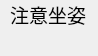
<?xml version="1.0" encoding="UTF-8"?>
<ui version="4.0">
 <class>Popup</class>
 <widget class="QWidget" name="Popup">
  <property name="geometry">
   <rect>
    <x>0</x>
    <y>0</y>
    <width>98</width>
    <height>56</height>
   </rect>
  </property>
  <property name="contextMenuPolicy">
   <enum>Qt::CustomContextMenu</enum>
  </property>
  <property name="windowTitle">
   <string/>
  </property>
  <property name="autoFillBackground">
   <bool>false</bool>
  </property>
  <property name="styleSheet">
   <string notr="true"/>
  </property>
  <widget class="QWidget" name="layoutWidget">
   <property name="geometry">
    <rect>
     <x>10</x>
     <y>0</y>
     <width>78</width>
     <height>58</height>
    </rect>
   </property>
   <layout class="QVBoxLayout" name="verticalLayout">
    <item>
     <widget class="QLabel" name="label_prompt">
      <property name="font">
       <font>
        <pointsize>14</pointsize>
       </font>
      </property>
      <property name="text">
       <string>注意坐姿</string>
      </property>
     </widget>
    </item>
    <item>
     <widget class="QLabel" name="label_time">
      <property name="font">
       <font>
        <pointsize>14</pointsize>
       </font>
      </property>
      <property name="mouseTracking">
       <bool>false</bool>
      </property>
      <property name="text">
       <string/>
      </property>
      <property name="alignment">
       <set>Qt::AlignCenter</set>
      </property>
     </widget>
    </item>
   </layout>
  </widget>
 </widget>
 <resources/>
 <connections/>
</ui>
